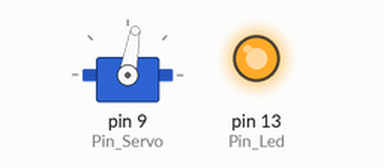
The sketch below on a simulated Arduino Uno, built with avr-gcc and run on an emulated ATmega328P. Parts: servo, output pins drawn as LEDs (lit = HIGH).

Above: at 0.1 s.
Timing chart, 0 to 1.6 s (numbered marks = the images above):
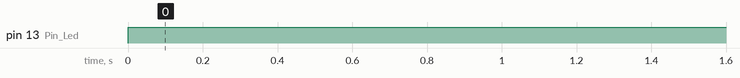

The sketch:

abrircaja.ino
```cpp
#include <Servo.h>               // Incluímos la librería para poder controlar el servo

int Pin_Led = 13;                //pin del led
int Pin_Servo = 9;               //pin del servo motor
Servo servoMotor;                //Declaramos la variable para controlar el servo

void setup() {

  Serial.begin(9600);             // Iniciamos el monitor serie para mostrar el resultado

  pinMode(Pin_Led,OUTPUT);        // establecer que el pin 13 digital es una señal de salida
  servoMotor.attach(Pin_Servo);   // Iniciamos el servo para que empiece a trabajar con el pin 9
  servoMotor.write(0);            // Inicializamos al ángulo 0 el servomotor

}
void loop() {

    servoMotor.write(80);         //pone el servo motor en la posicion 90°
    digitalWrite(Pin_Led, HIGH);  // enciende el LED


}
```

Measured:
- by itself, pin 13 (Pin_Led): LOW → HIGH at 0.00 s
